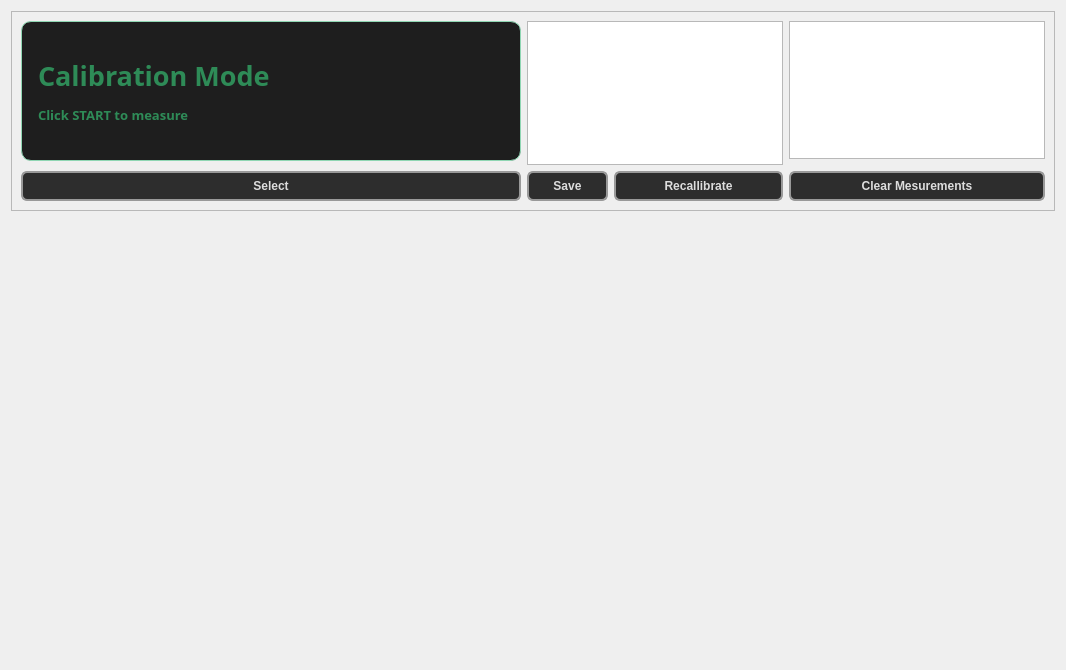
      <widget class="QWidget" name="Mesurement_Tab">
       <property name="styleSheet">
        <string notr="true"/>
       </property>
       <attribute name="title">
        <string>Mesurement</string>
       </attribute>
       <layout class="QVBoxLayout" name="verticalLayout_2">
        <item>
         <widget class="QFrame" name="Mesurement_Frame">
          <property name="sizePolicy">
           <sizepolicy hsizetype="Preferred" vsizetype="Expanding">
            <horstretch>0</horstretch>
            <verstretch>0</verstretch>
           </sizepolicy>
          </property>
          <property name="minimumSize">
           <size>
            <width>0</width>
            <height>200</height>
           </size>
          </property>
          <property name="maximumSize">
           <size>
            <width>16777215</width>
            <height>200</height>
           </size>
          </property>
          <property name="frameShape">
           <enum>QFrame::Shape::StyledPanel</enum>
          </property>
          <property name="frameShadow">
           <enum>QFrame::Shadow::Raised</enum>
          </property>
          <layout class="QGridLayout" name="gridLayout_12">
           <item row="3" column="5" colspan="2">
            <widget class="QPushButton" name="clear_measure_btn">
             <property name="styleSheet">
              <string notr="true">QPushButton {
    background-color: #2d2d2d;          /* same tone as slider sub-page */
    border: 2px solid #999;             /* metallic border like slider lever */
    border-radius: 6px;
    padding: 6px 12px;
    color: #dddddd;
    font-weight: bold;
	
}

/* Hover effect: subtle brightness increase */
QPushButton:hover {
    background-color: #3a3a3a;
    border-color: #ccc;
}

QPushButton:pressed {
    background: qlineargradient(x1:0, y1:0, x2:0, y2:1,
        stop:0 #1a1a2a, stop:0.5 #0a0a1a, stop:1 #00000a);
    color: #a0a0ff;
    border: 2px solid #5555ff;
    text-shadow: 0px 0px 8px rgba(100, 100, 255, 0.7);
    box-shadow: 0px 0px 15px rgba(100, 100, 255, 0.4);
}
</string>
             </property>
             <property name="text">
              <string>Clear Mesurements</string>
             </property>
            </widget>
           </item>
           <item row="1" column="2" rowspan="2" colspan="3">
            <widget class="QListWidget" name="saved_scr"/>
           </item>
           <item row="1" column="5" colspan="2">
            <widget class="QListWidget" name="measure_scr"/>
           </item>
           <item row="3" column="1">
            <widget class="QPushButton" name="select_btn">
             <property name="styleSheet">
              <string notr="true">QPushButton {
    background-color: #2d2d2d;          /* same tone as slider sub-page */
    border: 2px solid #999;             /* metallic border like slider lever */
    border-radius: 6px;
    padding: 6px 12px;
    color: #dddddd;
    font-weight: bold;
	
}

/* Hover effect: subtle brightness increase */
QPushButton:hover {
    background-color: #3a3a3a;
    border-color: #ccc;
}

QPushButton:pressed {
    background: qlineargradient(x1:0, y1:0, x2:0, y2:1,
        stop:0 #1a1a2a, stop:0.5 #0a0a1a, stop:1 #00000a);
    color: #a0a0ff;
    border: 2px solid #5555ff;
    text-shadow: 0px 0px 8px rgba(100, 100, 255, 0.7);
    box-shadow: 0px 0px 15px rgba(100, 100, 255, 0.4);
}</string>
             </property>
             <property name="text">
              <string>Select</string>
             </property>
            </widget>
           </item>
           <item row="3" column="3" colspan="2">
            <widget class="QPushButton" name="recallibrate_btn">
             <property name="styleSheet">
              <string notr="true">QPushButton {
    background-color: #2d2d2d;          /* same tone as slider sub-page */
    border: 2px solid #999;             /* metallic border like slider lever */
    border-radius: 6px;
    padding: 6px 12px;
    color: #dddddd;
    font-weight: bold;
	
}

/* Hover effect: subtle brightness increase */
QPushButton:hover {
    background-color: #3a3a3a;
    border-color: #ccc;
}

QPushButton:pressed {
    background: qlineargradient(x1:0, y1:0, x2:0, y2:1,
        stop:0 #1a1a2a, stop:0.5 #0a0a1a, stop:1 #00000a);
    color: #a0a0ff;
    border: 2px solid #5555ff;
    text-shadow: 0px 0px 8px rgba(100, 100, 255, 0.7);
    box-shadow: 0px 0px 15px rgba(100, 100, 255, 0.4);
}
</string>
             </property>
             <property name="text">
              <string>Recallibrate</string>
             </property>
            </widget>
           </item>
           <item row="3" column="2">
            <widget class="QPushButton" name="save_btn">
             <property name="styleSheet">
              <string notr="true">QPushButton {
    background-color: #2d2d2d;          /* same tone as slider sub-page */
    border: 2px solid #999;             /* metallic border like slider lever */
    border-radius: 6px;
    padding: 6px 12px;
    color: #dddddd;
    font-weight: bold;
	
}

/* Hover effect: subtle brightness increase */
QPushButton:hover {
    background-color: #3a3a3a;
    border-color: #ccc;
}

QPushButton:pressed {
    background: qlineargradient(x1:0, y1:0, x2:0, y2:1,
        stop:0 #1a1a2a, stop:0.5 #0a0a1a, stop:1 #00000a);
    color: #a0a0ff;
    border: 2px solid #5555ff;
    text-shadow: 0px 0px 8px rgba(100, 100, 255, 0.7);
    box-shadow: 0px 0px 15px rgba(100, 100, 255, 0.4);
}
</string>
             </property>
             <property name="text">
              <string>Save</string>
             </property>
            </widget>
           </item>
           <item row="1" column="1">
            <widget class="QLabel" name="set_mode_label">
             <property name="sizePolicy">
              <sizepolicy hsizetype="Preferred" vsizetype="Preferred">
               <horstretch>71</horstretch>
               <verstretch>0</verstretch>
              </sizepolicy>
             </property>
             <property name="minimumSize">
              <size>
               <width>500</width>
               <height>140</height>
              </size>
             </property>
             <property name="maximumSize">
              <size>
               <width>500</width>
               <height>170</height>
              </size>
             </property>
             <property name="palette">
              <palette>
               <active>
                <colorrole role="WindowText">
                 <brush brushstyle="SolidPattern">
                  <color alpha="255">
                   <red>46</red>
                   <green>139</green>
                   <blue>87</blue>
                  </color>
                 </brush>
                </colorrole>
                <colorrole role="Button">
                 <brush brushstyle="SolidPattern">
                  <color alpha="255">
                   <red>30</red>
                   <green>30</green>
                   <blue>30</blue>
                  </color>
                 </brush>
                </colorrole>
                <colorrole role="Text">
                 <brush brushstyle="SolidPattern">
                  <color alpha="255">
                   <red>46</red>
                   <green>139</green>
                   <blue>87</blue>
                  </color>
                 </brush>
                </colorrole>
                <colorrole role="ButtonText">
                 <brush brushstyle="SolidPattern">
                  <color alpha="255">
                   <red>46</red>
                   <green>139</green>
                   <blue>87</blue>
                  </color>
                 </brush>
                </colorrole>
                <colorrole role="Base">
                 <brush brushstyle="SolidPattern">
                  <color alpha="255">
                   <red>30</red>
                   <green>30</green>
                   <blue>30</blue>
                  </color>
                 </brush>
                </colorrole>
                <colorrole role="Window">
                 <brush brushstyle="SolidPattern">
                  <color alpha="255">
                   <red>30</red>
                   <green>30</green>
                   <blue>30</blue>
                  </color>
                 </brush>
                </colorrole>
                <colorrole role="Highlight">
                 <brush brushstyle="SolidPattern">
                  <color alpha="255">
                   <red>0</red>
                   <green>77</green>
                   <blue>64</blue>
                  </color>
                 </brush>
                </colorrole>
                <colorrole role="HighlightedText">
                 <brush brushstyle="SolidPattern">
                  <color alpha="255">
                   <red>255</red>
                   <green>255</green>
                   <blue>255</blue>
                  </color>
                 </brush>
                </colorrole>
                <colorrole role="PlaceholderText">
                 <brush brushstyle="NoBrush">
                  <color alpha="128">
                   <red>46</red>
                   <green>139</green>
                   <blue>87</blue>
                  </color>
                 </brush>
                </colorrole>
               </active>
               <inactive>
                <colorrole role="WindowText">
                 <brush brushstyle="SolidPattern">
                  <color alpha="255">
                   <red>46</red>
                   <green>139</green>
                   <blue>87</blue>
                  </color>
                 </brush>
                </colorrole>
                <colorrole role="Button">
                 <brush brushstyle="SolidPattern">
                  <color alpha="255">
                   <red>30</red>
                   <green>30</green>
                   <blue>30</blue>
                  </color>
                 </brush>
                </colorrole>
                <colorrole role="Text">
                 <brush brushstyle="SolidPattern">
                  <color alpha="255">
                   <red>46</red>
                   <green>139</green>
                   <blue>87</blue>
                  </color>
                 </brush>
                </colorrole>
                <colorrole role="ButtonText">
                 <brush brushstyle="SolidPattern">
                  <color alpha="255">
                   <red>46</red>
                   <green>139</green>
                   <blue>87</blue>
                  </color>
                 </brush>
                </colorrole>
                <colorrole role="Base">
                 <brush brushstyle="SolidPattern">
                  <color alpha="255">
                   <red>30</red>
                   <green>30</green>
                   <blue>30</blue>
                  </color>
                 </brush>
                </colorrole>
                <colorrole role="Window">
                 <brush brushstyle="SolidPattern">
                  <color alpha="255">
                   <red>30</red>
                   <green>30</green>
                   <blue>30</blue>
                  </color>
                 </brush>
                </colorrole>
                <colorrole role="Highlight">
                 <brush brushstyle="SolidPattern">
                  <color alpha="255">
                   <red>0</red>
                   <green>77</green>
                   <blue>64</blue>
                  </color>
                 </brush>
                </colorrole>
                <colorrole role="HighlightedText">
                 <brush brushstyle="SolidPattern">
                  <color alpha="255">
                   <red>255</red>
                   <green>255</green>
                   <blue>255</blue>
                  </color>
                 </brush>
                </colorrole>
                <colorrole role="PlaceholderText">
                 <brush brushstyle="NoBrush">
                  <color alpha="128">
                   <red>46</red>
                   <green>139</green>
                   <blue>87</blue>
                  </color>
                 </brush>
                </colorrole>
               </inactive>
               <disabled>
                <colorrole role="WindowText">
                 <brush brushstyle="SolidPattern">
                  <color alpha="255">
                   <red>46</red>
                   <green>139</green>
                   <blue>87</blue>
                  </color>
                 </brush>
                </colorrole>
                <colorrole role="Button">
                 <brush brushstyle="SolidPattern">
                  <color alpha="255">
                   <red>30</red>
                   <green>30</green>
                   <blue>30</blue>
                  </color>
                 </brush>
                </colorrole>
                <colorrole role="Text">
                 <brush brushstyle="SolidPattern">
                  <color alpha="255">
                   <red>46</red>
                   <green>139</green>
                   <blue>87</blue>
                  </color>
                 </brush>
                </colorrole>
                <colorrole role="ButtonText">
                 <brush brushstyle="SolidPattern">
                  <color alpha="255">
                   <red>46</red>
                   <green>139</green>
                   <blue>87</blue>
                  </color>
                 </brush>
                </colorrole>
                <colorrole role="Base">
                 <brush brushstyle="SolidPattern">
                  <color alpha="255">
                   <red>30</red>
                   <green>30</green>
                   <blue>30</blue>
                  </color>
                 </brush>
                </colorrole>
                <colorrole role="Window">
                 <brush brushstyle="SolidPattern">
                  <color alpha="255">
                   <red>30</red>
                   <green>30</green>
                   <blue>30</blue>
                  </color>
                 </brush>
                </colorrole>
                <colorrole role="Highlight">
                 <brush brushstyle="SolidPattern">
                  <color alpha="255">
                   <red>0</red>
                   <green>77</green>
                   <blue>64</blue>
                  </color>
                 </brush>
                </colorrole>
                <colorrole role="HighlightedText">
                 <brush brushstyle="SolidPattern">
                  <color alpha="255">
                   <red>255</red>
                   <green>255</green>
                   <blue>255</blue>
                  </color>
                 </brush>
                </colorrole>
                <colorrole role="PlaceholderText">
                 <brush brushstyle="NoBrush">
                  <color alpha="128">
                   <red>46</red>
                   <green>139</green>
                   <blue>87</blue>
                  </color>
                 </brush>
                </colorrole>
               </disabled>
              </palette>
             </property>
             <property name="font">
              <font>
               <family>Segon Ui</family>
               <pointsize>-1</pointsize>
               <fontweight>DemiBold</fontweight>
              </font>
             </property>
             <property name="statusTip">
              <string extracomment=" Click START to measure "/>
             </property>
             <property name="whatsThis">
              <string extracomment=" Click START to measure "/>
             </property>
             <property name="accessibleName">
              <string extracomment=" Click START to measure "/>
             </property>
             <property name="accessibleDescription">
              <string extracomment=" Click START to measure "/>
             </property>
             <property name="styleSheet">
              <string notr="true">color: 70,70,70;
background-color: #1e1e1e;
padding: 8px 16px;
border-radius: 10px;
font-weight: 600;
border: 1px solid #8fd6b3;
font-size: 40px;</string>
             </property>
             <property name="text">
              <string extracomment=" Click START to measure ">&lt;html&gt;&lt;head/&gt;&lt;body&gt;&lt;p&gt;&lt;span style=&quot; font-size:20pt;&quot;&gt;Calibration Mode&lt;/span&gt;&lt;/p&gt;&lt;p&gt;&lt;span style=&quot; font-size:10pt;&quot;&gt; Click START to measure &lt;/span&gt;&lt;/p&gt;&lt;/body&gt;&lt;/html&gt;</string>
             </property>
             <property name="scaledContents">
              <bool>true</bool>
             </property>
             <property name="alignment">
              <set>Qt::AlignmentFlag::AlignJustify|Qt::AlignmentFlag::AlignVCenter</set>
             </property>
            </widget>
           </item>
          </layout>
         </widget>
        </item>
        <item>
         <widget class="QLabel" name="display_measure">
          <property name="sizePolicy">
           <sizepolicy hsizetype="Preferred" vsizetype="Expanding">
            <horstretch>0</horstretch>
            <verstretch>0</verstretch>
           </sizepolicy>
          </property>
          <property name="minimumSize">
           <size>
            <width>0</width>
            <height>442</height>
           </size>
          </property>
          <property name="text">
           <string/>
          </property>
         </widget>
        </item>
       </layout>
      </widget>
